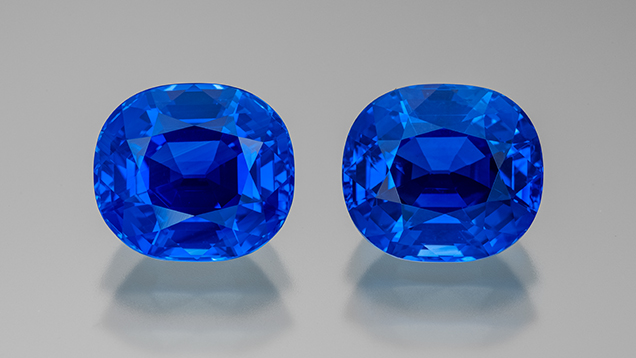
#> input picture q10/sapphire.jpg, 636 x 358 px
$ python q10b.py
#> lines starting #> are read from the running program, lines starting #| are printed output that depends on the picture; after the words box and inside, x2 and y2 are one past the last pixel; in counts of white or black regions, pixels touching at a corner belong together
import cv2, numpy as np, matplotlib.pyplot as plt

IMG = "sapphire.jpg"
bgr = cv2.imread(IMG)
#> bgr is the input picture: shape (358, 636, 3); mean B, G, R 169, 137.3, 123.1
if bgr is None: raise FileNotFoundError(IMG)

hsv = cv2.cvtColor(cv2.GaussianBlur(bgr,(5,5),0), cv2.COLOR_BGR2HSV)
#> hsv: shape (358, 636, 3); mean H, S, V 46.6, 70.7, 169
mask = cv2.inRange(hsv, np.array([90,40,30]), np.array([140,255,255]))
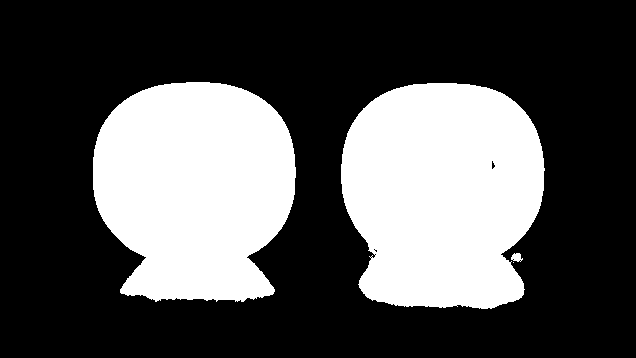
#> mask: shape (358, 636); 32.4% white; 4 white regions (1 under 20 px), largest, box (x1, y1, x2, y2) and area: (341, 83, 545, 309) 37795, (93, 82, 296, 302) 35868, (511, 253, 523, 262) 74
mask = cv2.morphologyEx(mask, cv2.MORPH_OPEN, cv2.getStructuringElement(cv2.MORPH_ELLIPSE,(3,3)), iterations=1)
#> mask: shape (358, 636); 32.4% white; 3 white regions, box (x1, y1, x2, y2) and area: (341, 83, 545, 309) 37782, (93, 82, 296, 302) 35859, (511, 253, 521, 262) 66

mask_before = mask.copy()

mask = cv2.morphologyEx(mask, cv2.MORPH_CLOSE, cv2.getStructuringElement(cv2.MORPH_ELLIPSE,(9,9)), iterations=1)
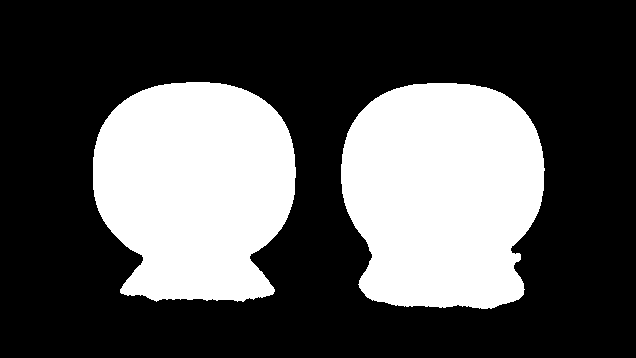
#> mask: shape (358, 636); 32.5% white; 2 white regions, box (x1, y1, x2, y2) and area: (341, 83, 545, 309) 38007, (93, 82, 296, 302) 35890

h, w = mask.shape
#> h = 358; w = 636
ff = mask.copy()
border = np.zeros((h+2, w+2), np.uint8)
cv2.floodFill(ff, border, seedPoint=(0,0), newVal=255)
#> ff: shape (358, 636); every value is 255
holes = cv2.bitwise_not(ff) & mask
#> holes: shape (358, 636); every value is 0
filled = cv2.bitwise_or(mask, holes)

plt.figure(figsize=(12,4))
plt.subplot(1,3,1); plt.title("Mask (from a)"); plt.axis("off"); plt.imshow(mask_before, cmap="gray")
plt.subplot(1,3,2); plt.title("After Closing"); plt.axis("off"); plt.imshow(mask, cmap="gray")
plt.subplot(1,3,3); plt.title("Holes Filled"); plt.axis("off"); plt.imshow(filled, cmap="gray")
plt.tight_layout(); plt.show()
#> after `plt.tight_layout()`:
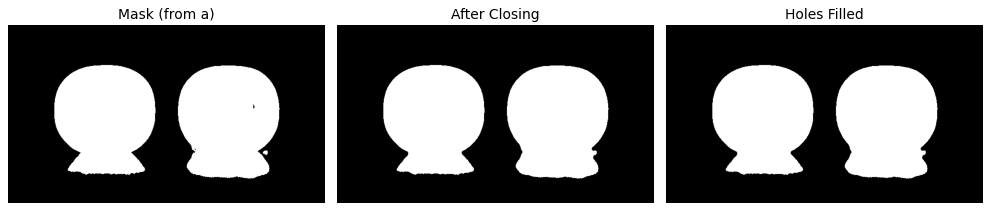
#> figure drawn by matplotlib, 3 panels

cv2.imwrite("q10b_filled.png", filled)
